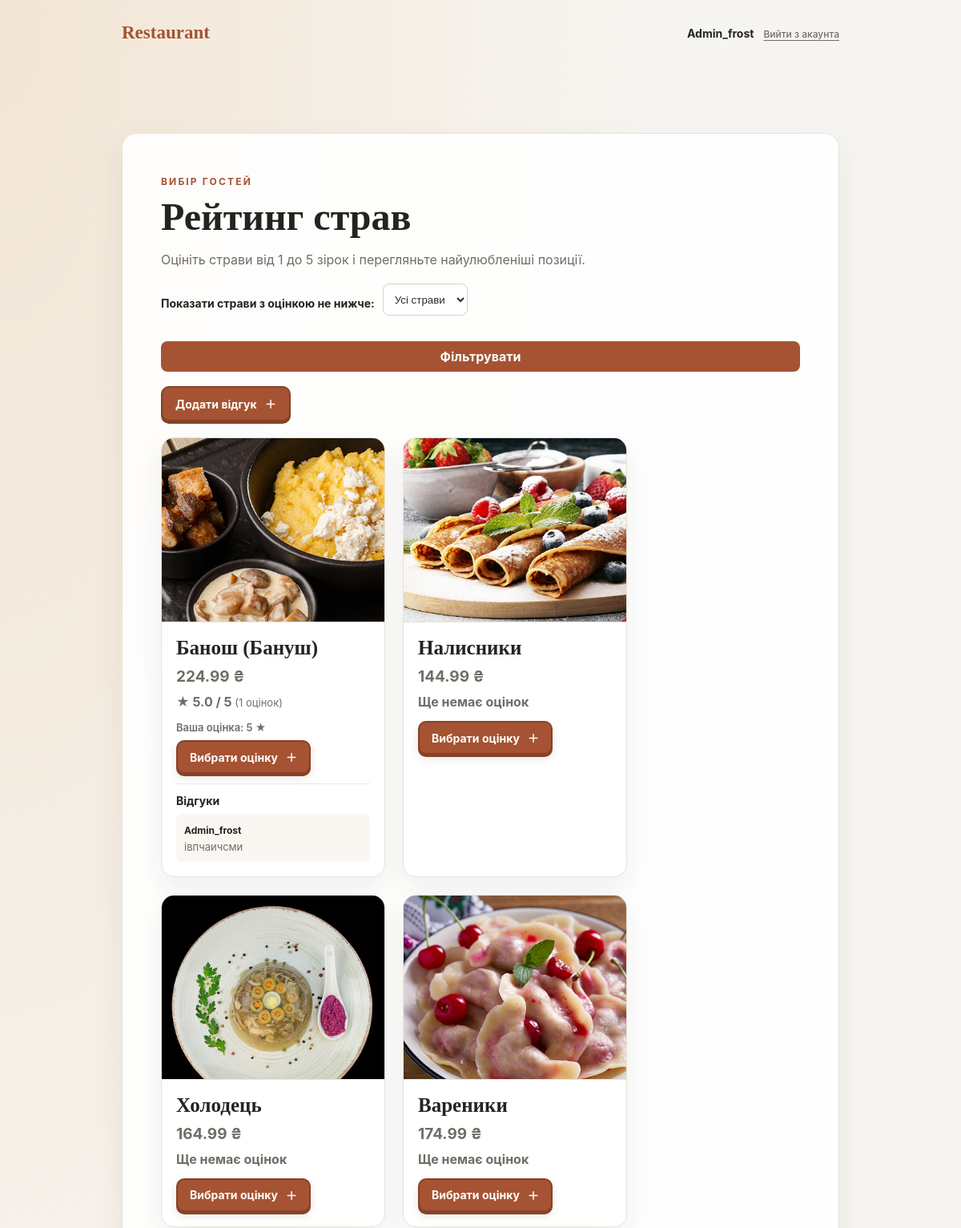
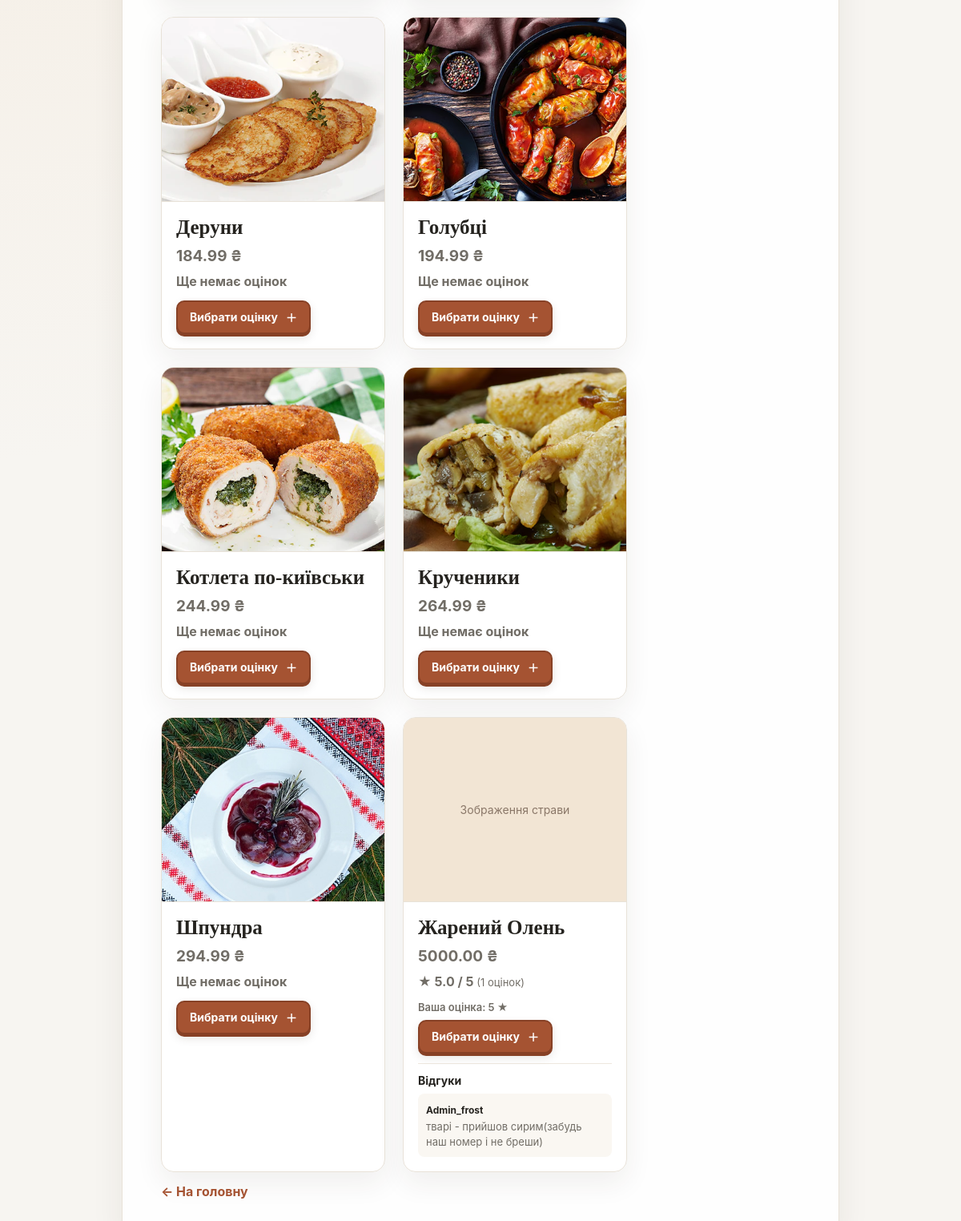
/raiting/ (signed in), run on the app's committed database (2 pictures, top to bottom).
### restaurant_all/models.py (models this page shows, shortened)
class Dish(models.Model):
    class Category(models.TextChoices):
        SALADS = "salads", "Салати"
        MAIN = "main", "Основні страви"
        DESSERTS = "desserts", "Десерти"
        DRINKS = "drinks", "Напої"
    name = models.CharField(max_length=100)
    description = models.TextField()
    price = models.DecimalField(max_digits=6, decimal_places=2)
    image = models.ImageField(upload_to='dish_images/', blank=True, null=True)
    is_available = models.BooleanField("Є в наявності", default=True)
    category = models.CharField(
        "Категорія",
        max_length=16,
        choices=Category.choices,
        default=Category.MAIN,
    )

class DishRating(models.Model):
    user = models.ForeignKey(
        settings.AUTH_USER_MODEL,
        on_delete=models.CASCADE,
        related_name="dish_ratings",
    )
    dish = models.ForeignKey(
        Dish,
        on_delete=models.CASCADE,
        related_name="ratings",
    )
    score = models.PositiveSmallIntegerField(blank=True, null=True)
    comment = models.TextField(blank=True, default="")
    class Meta:
        constraints = [
            models.UniqueConstraint(
                fields=("user", "dish"),
                name="unique_user_dish_rating",
            ),
            models.CheckConstraint(
                condition=models.Q(score__gte=1, score__lte=5),
                name="dish_rating_score_1_to_5",
            ),
        ]

### restaurant_all/views.py (the view)
# urls.py: path('raiting/', views.raiting_page, name='raiting'),
@login_required
def raiting_page(request):
    user = request.user
    selected_rating = request.GET.get("rating", "")
    if selected_rating not in {"", "1", "2", "3", "4", "5"}:
        selected_rating = ""
    dishes = Dish.objects.annotate(
        average_rating=Avg("ratings__score"),
        rating_count=Count(
            "ratings",
            filter=Q(ratings__score__isnull=False),
        ),
    )
    if selected_rating:
        dishes = dishes.filter(average_rating__gte=int(selected_rating))
    dishes = list(dishes)
    ratings_by_dish = {}
    for rating in DishRating.objects.filter(dish__in=dishes).select_related("user"):
        ratings_by_dish.setdefault(rating.dish_id, []).append(rating)
    for dish in dishes:
        dish.user_rating = None
        dish.user_comment = ""
        dish.comments = []
        for current_rating in ratings_by_dish.get(dish.pk, []):
            if current_rating.user_id == user.pk:
                dish.user_rating = current_rating.score
                dish.user_comment = current_rating.comment
            if current_rating.comment.strip():
                dish.comments.append(current_rating)
    return render(
        request,
        "raiting.html",
        {
            "display_name": user.get_full_name() or user.get_username(),
            "dishes": dishes,
            "selected_rating": selected_rating,
            "rating_options": range(1, 6),
        },
    )

### restaurant_all/templates/raiting.html (shortened to what this page needs)
{% load static %}
<!DOCTYPE html>
<html lang="uk">
<head>
    <link rel="stylesheet" href="{% static 'restaurant_all/style.css' %}?v=8">
</head>
<body class="home-page">
    <main class="destination-page">
        <header class="home-header">
            <a class="brand" href="{% url 'home' %}">Restaurant</a>
            <div class="account">
                <span class="account-name">{{ display_name }}</span>
                <form method="post" action="{% url 'logout' %}">
                    <button class="logout-link" type="submit">Вийти з акаунта</button>
                </form>
            </div>
        </header>
        <section class="destination-card rating-card">
            <span class="eyebrow">Вибір гостей</span>
            <h1>Рейтинг страв</h1>
            <p>Оцініть страви від 1 до 5 зірок і перегляньте найулюбленіші позиції.</p>
            <form class="rating-filter" method="get">
                <label for="rating-filter">Показати страви з оцінкою не нижче:</label>
                <select id="rating-filter" name="rating">
                    <option value="" {% if not selected_rating %}selected{% endif %}>Усі страви</option>
                </select>
                <button type="submit">Фільтрувати</button>
            </form>
            <details class="dish-comment-picker">
                <summary class="dish-comment-button">Додати відгук</summary>
            </details>
            {% if dishes %}
                <div class="dish-grid rating-dish-grid">
                    {% for dish in dishes %}
                        <article class="dish-card rating-dish-card">
                            <div class="dish-image-frame">
                                {% if dish.image %}
                                    <img src="{{ dish.image.url }}" alt="{{ dish.name }}">
                                {% else %}
                                    <span class="dish-image-placeholder">Зображення страви</span>
                                {% endif %}
                            </div>
                            <div class="dish-card-content">
                                <h2>{{ dish.name }}</h2>
                                <p class="dish-price">{{ dish.price }} ₴</p>
                                <p class="dish-average-rating">
                                    {% if dish.rating_count %}
                                        <span aria-label="Середня оцінка {{ dish.average_rating|floatformat:1 }} з 5">
                                            ★ {{ dish.average_rating|floatformat:1 }} / 5
                                        </span>
                                        <span class="dish-rating-count">({{ dish.rating_count }} оцінок)</span>
                                    {% else %}
                                        Ще немає оцінок
                                    {% endif %}
                                </p>
                                <form class="dish-rating-form" method="post" action="{% url 'rate_dish' dish.pk %}">
                                    {% if dish.user_rating %}
                                        <p class="user-rating">Ваша оцінка: {{ dish.user_rating }} ★</p>
                                    {% endif %}
                                    <details class="rating-picker">
                                        <summary class="rating-picker-button">
                                            <span>Вибрати оцінку</span>
                                        </summary>
                                    </details>
                                </form>
                                {% if dish.comments %}
                                    <div class="dish-comments">
                                        <h3>Відгуки</h3>
                                        {% for review in dish.comments %}
                                            <article class="dish-comment">
                                                <strong>{{ review.user.get_full_name|default:review.user.get_username }}</strong>
                                                <p>{{ review.comment|linebreaksbr }}</p>
                                            </article>
                                        {% endfor %}
                                    </div>
                                {% endif %}
                            </div>
                        </article>
                    {% endfor %}
                </div>
            {% else %}
                <div class="rating-empty">
                    <span class="rating-empty-star" aria-hidden="true">☆</span>
                    <h2>{% if selected_rating %}Страв із такою оцінкою поки немає{% else %}Оцінок поки немає{% endif %}</h2>
                    <p>Оцініть страву або змініть фільтр, щоб побачити рейтинг.</p>
                </div>
            {% endif %}
            <a class="back-home" href="{% url 'home' %}">← На головну</a>
        </section>
    </main>
</body>
</html>

### data on the page
Dish: image (picture), name "Банош (Бануш)", price "224.99", average_rating "5.0", rating_count "1", user_rating "5"
DishRating: user.get_full_name "Admin_frost", comment "івпчаичсми"
Dish: image (picture), name "Налисники", price "144.99", shows "Ще немає оцінок"
Dish: image (picture), name "Холодець", price "164.99", shows "Ще немає оцінок"
Dish: image (picture), name "Вареники", price "174.99", shows "Ще немає оцінок"
Dish: image (picture), name "Деруни", price "184.99", shows "Ще немає оцінок"
Dish: image (picture), name "Голубці", price "194.99", shows "Ще немає оцінок"
Dish: image (picture), name "Котлета по-київськи", price "244.99", shows "Ще немає оцінок"
Dish: image (picture), name "Крученики", price "264.99", shows "Ще немає оцінок"
Dish: image (picture), name "Шпундра", price "294.99", shows "Ще немає оцінок"
Dish: image "Зображення страви", name "Жарений Олень", price "5000.00", average_rating "5.0", rating_count "1", user_rating "5"
DishRating: user.get_full_name "Admin_frost", comment "тварі - прийшов сирим(забудь наш номер і не бреши)"

### other printed values
{{ display_name }} "Admin_frost"
